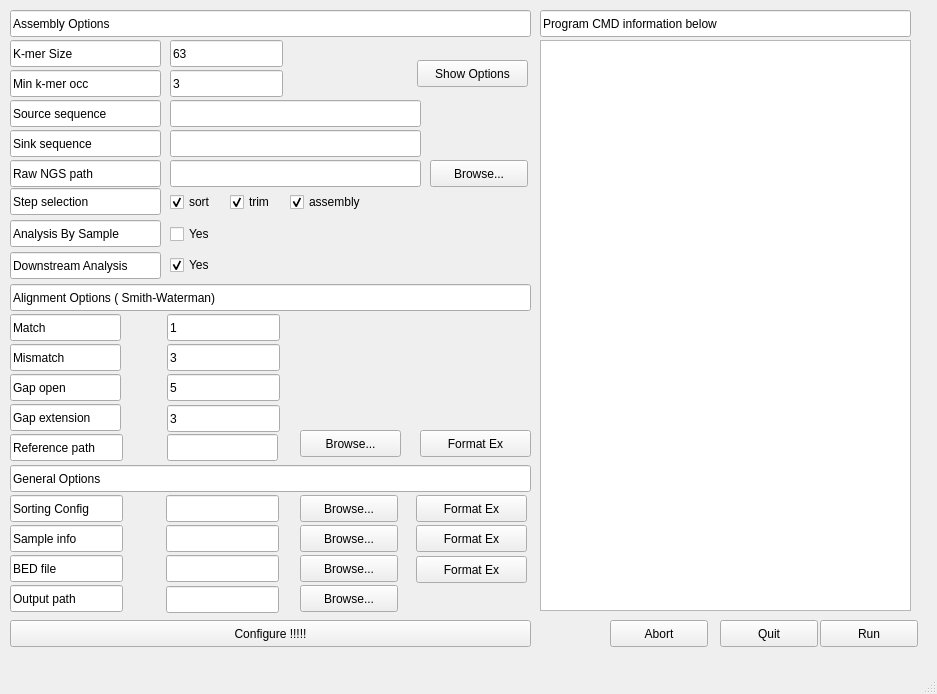
<?xml version="1.0" encoding="UTF-8"?>
<ui version="4.0">
 <class>MainWindow</class>
 <widget class="QMainWindow" name="MainWindow">
  <property name="geometry">
   <rect>
    <x>0</x>
    <y>0</y>
    <width>937</width>
    <height>694</height>
   </rect>
  </property>
  <property name="windowTitle">
   <string>TnSuite</string>
  </property>
  <widget class="QWidget" name="centralwidget">
   <widget class="QLineEdit" name="lineEdit">
    <property name="geometry">
     <rect>
      <x>10</x>
      <y>40</y>
      <width>151</width>
      <height>27</height>
     </rect>
    </property>
    <property name="text">
     <string>K-mer Size</string>
    </property>
    <property name="readOnly">
     <bool>true</bool>
    </property>
   </widget>
   <widget class="QLineEdit" name="lineEdit_2">
    <property name="geometry">
     <rect>
      <x>10</x>
      <y>314</y>
      <width>111</width>
      <height>27</height>
     </rect>
    </property>
    <property name="text">
     <string>Match</string>
    </property>
    <property name="readOnly">
     <bool>true</bool>
    </property>
   </widget>
   <widget class="QLineEdit" name="lineEdit_3">
    <property name="geometry">
     <rect>
      <x>10</x>
      <y>10</y>
      <width>521</width>
      <height>27</height>
     </rect>
    </property>
    <property name="text">
     <string>Assembly Options</string>
    </property>
    <property name="readOnly">
     <bool>true</bool>
    </property>
   </widget>
   <widget class="QLineEdit" name="lineEdit_4">
    <property name="geometry">
     <rect>
      <x>10</x>
      <y>344</y>
      <width>111</width>
      <height>27</height>
     </rect>
    </property>
    <property name="text">
     <string>Mismatch</string>
    </property>
    <property name="readOnly">
     <bool>true</bool>
    </property>
   </widget>
   <widget class="QLineEdit" name="lineEdit_5">
    <property name="geometry">
     <rect>
      <x>10</x>
      <y>284</y>
      <width>521</width>
      <height>27</height>
     </rect>
    </property>
    <property name="text">
     <string>Alignment Options ( Smith-Waterman)</string>
    </property>
    <property name="readOnly">
     <bool>true</bool>
    </property>
   </widget>
   <widget class="QLineEdit" name="lineEdit_6">
    <property name="geometry">
     <rect>
      <x>170</x>
      <y>40</y>
      <width>113</width>
      <height>27</height>
     </rect>
    </property>
    <property name="text">
     <string>63</string>
    </property>
   </widget>
   <widget class="QLineEdit" name="lineEdit_7">
    <property name="geometry">
     <rect>
      <x>10</x>
      <y>100</y>
      <width>151</width>
      <height>27</height>
     </rect>
    </property>
    <property name="text">
     <string>Source sequence</string>
    </property>
    <property name="readOnly">
     <bool>true</bool>
    </property>
   </widget>
   <widget class="QLineEdit" name="lineEdit_8">
    <property name="geometry">
     <rect>
      <x>10</x>
      <y>130</y>
      <width>151</width>
      <height>27</height>
     </rect>
    </property>
    <property name="text">
     <string>Sink sequence</string>
    </property>
    <property name="readOnly">
     <bool>true</bool>
    </property>
   </widget>
   <widget class="QLineEdit" name="lineEdit_9">
    <property name="geometry">
     <rect>
      <x>170</x>
      <y>100</y>
      <width>251</width>
      <height>27</height>
     </rect>
    </property>
   </widget>
   <widget class="QLineEdit" name="lineEdit_10">
    <property name="geometry">
     <rect>
      <x>170</x>
      <y>130</y>
      <width>251</width>
      <height>27</height>
     </rect>
    </property>
   </widget>
   <widget class="QLineEdit" name="lineEdit_11">
    <property name="geometry">
     <rect>
      <x>10</x>
      <y>374</y>
      <width>111</width>
      <height>27</height>
     </rect>
    </property>
    <property name="text">
     <string>Gap open</string>
    </property>
    <property name="readOnly">
     <bool>true</bool>
    </property>
   </widget>
   <widget class="QLineEdit" name="lineEdit_12">
    <property name="geometry">
     <rect>
      <x>10</x>
      <y>404</y>
      <width>111</width>
      <height>27</height>
     </rect>
    </property>
    <property name="text">
     <string>Gap extension</string>
    </property>
    <property name="readOnly">
     <bool>true</bool>
    </property>
   </widget>
   <widget class="QLineEdit" name="lineEdit_13">
    <property name="geometry">
     <rect>
      <x>167</x>
      <y>314</y>
      <width>113</width>
      <height>27</height>
     </rect>
    </property>
    <property name="text">
     <string>1</string>
    </property>
   </widget>
   <widget class="QLineEdit" name="lineEdit_14">
    <property name="geometry">
     <rect>
      <x>167</x>
      <y>344</y>
      <width>113</width>
      <height>27</height>
     </rect>
    </property>
    <property name="text">
     <string>3</string>
    </property>
   </widget>
   <widget class="QLineEdit" name="lineEdit_15">
    <property name="geometry">
     <rect>
      <x>167</x>
      <y>374</y>
      <width>113</width>
      <height>27</height>
     </rect>
    </property>
    <property name="text">
     <string>5</string>
    </property>
   </widget>
   <widget class="QLineEdit" name="lineEdit_16">
    <property name="geometry">
     <rect>
      <x>167</x>
      <y>405</y>
      <width>113</width>
      <height>27</height>
     </rect>
    </property>
    <property name="text">
     <string>3</string>
    </property>
   </widget>
   <widget class="QLineEdit" name="lineEdit_17">
    <property name="geometry">
     <rect>
      <x>10</x>
      <y>434</y>
      <width>113</width>
      <height>27</height>
     </rect>
    </property>
    <property name="text">
     <string>Reference path</string>
    </property>
    <property name="readOnly">
     <bool>true</bool>
    </property>
   </widget>
   <widget class="QLineEdit" name="lineEdit_18">
    <property name="geometry">
     <rect>
      <x>167</x>
      <y>434</y>
      <width>111</width>
      <height>27</height>
     </rect>
    </property>
    <property name="text">
     <string/>
    </property>
   </widget>
   <widget class="QLineEdit" name="lineEdit_19">
    <property name="geometry">
     <rect>
      <x>10</x>
      <y>160</y>
      <width>151</width>
      <height>27</height>
     </rect>
    </property>
    <property name="text">
     <string>Raw NGS path</string>
    </property>
    <property name="readOnly">
     <bool>true</bool>
    </property>
   </widget>
   <widget class="QLineEdit" name="lineEdit_20">
    <property name="geometry">
     <rect>
      <x>170</x>
      <y>160</y>
      <width>251</width>
      <height>27</height>
     </rect>
    </property>
   </widget>
   <widget class="QLineEdit" name="lineEdit_21">
    <property name="geometry">
     <rect>
      <x>10</x>
      <y>465</y>
      <width>521</width>
      <height>27</height>
     </rect>
    </property>
    <property name="text">
     <string>General Options</string>
    </property>
    <property name="readOnly">
     <bool>true</bool>
    </property>
   </widget>
   <widget class="QPushButton" name="pushButton">
    <property name="geometry">
     <rect>
      <x>430</x>
      <y>160</y>
      <width>98</width>
      <height>27</height>
     </rect>
    </property>
    <property name="text">
     <string>Browse...</string>
    </property>
   </widget>
   <widget class="QPushButton" name="pushButton_2">
    <property name="geometry">
     <rect>
      <x>300</x>
      <y>430</y>
      <width>101</width>
      <height>27</height>
     </rect>
    </property>
    <property name="text">
     <string>Browse...</string>
    </property>
   </widget>
   <widget class="QLineEdit" name="lineEdit_22">
    <property name="geometry">
     <rect>
      <x>10</x>
      <y>495</y>
      <width>113</width>
      <height>27</height>
     </rect>
    </property>
    <property name="text">
     <string>Sorting Config</string>
    </property>
    <property name="readOnly">
     <bool>true</bool>
    </property>
   </widget>
   <widget class="QLineEdit" name="lineEdit_23">
    <property name="geometry">
     <rect>
      <x>166</x>
      <y>495</y>
      <width>113</width>
      <height>27</height>
     </rect>
    </property>
    <property name="text">
     <string/>
    </property>
   </widget>
   <widget class="QPushButton" name="pushButton_3">
    <property name="geometry">
     <rect>
      <x>300</x>
      <y>495</y>
      <width>98</width>
      <height>27</height>
     </rect>
    </property>
    <property name="text">
     <string>Browse...</string>
    </property>
   </widget>
   <widget class="QLineEdit" name="lineEdit_24">
    <property name="geometry">
     <rect>
      <x>10</x>
      <y>525</y>
      <width>113</width>
      <height>27</height>
     </rect>
    </property>
    <property name="text">
     <string>Sample info</string>
    </property>
    <property name="readOnly">
     <bool>true</bool>
    </property>
   </widget>
   <widget class="QLineEdit" name="lineEdit_25">
    <property name="geometry">
     <rect>
      <x>166</x>
      <y>525</y>
      <width>113</width>
      <height>27</height>
     </rect>
    </property>
    <property name="text">
     <string/>
    </property>
   </widget>
   <widget class="QPushButton" name="pushButton_4">
    <property name="geometry">
     <rect>
      <x>300</x>
      <y>525</y>
      <width>98</width>
      <height>27</height>
     </rect>
    </property>
    <property name="text">
     <string>Browse...</string>
    </property>
   </widget>
   <widget class="QPushButton" name="pushButton_5">
    <property name="geometry">
     <rect>
      <x>10</x>
      <y>620</y>
      <width>521</width>
      <height>27</height>
     </rect>
    </property>
    <property name="text">
     <string>Configure !!!!!</string>
    </property>
   </widget>
   <widget class="QLineEdit" name="lineEdit_26">
    <property name="geometry">
     <rect>
      <x>10</x>
      <y>188</y>
      <width>151</width>
      <height>27</height>
     </rect>
    </property>
    <property name="text">
     <string>Step selection</string>
    </property>
    <property name="readOnly">
     <bool>true</bool>
    </property>
   </widget>
   <widget class="QCheckBox" name="checkBox">
    <property name="geometry">
     <rect>
      <x>170</x>
      <y>191</y>
      <width>61</width>
      <height>22</height>
     </rect>
    </property>
    <property name="text">
     <string>sort</string>
    </property>
    <property name="checked">
     <bool>true</bool>
    </property>
   </widget>
   <widget class="QCheckBox" name="checkBox_2">
    <property name="geometry">
     <rect>
      <x>230</x>
      <y>191</y>
      <width>61</width>
      <height>22</height>
     </rect>
    </property>
    <property name="text">
     <string>trim</string>
    </property>
    <property name="checked">
     <bool>true</bool>
    </property>
   </widget>
   <widget class="QCheckBox" name="checkBox_3">
    <property name="geometry">
     <rect>
      <x>290</x>
      <y>191</y>
      <width>101</width>
      <height>22</height>
     </rect>
    </property>
    <property name="text">
     <string>assembly</string>
    </property>
    <property name="checked">
     <bool>true</bool>
    </property>
   </widget>
   <widget class="QPushButton" name="pushButton_6">
    <property name="geometry">
     <rect>
      <x>300</x>
      <y>555</y>
      <width>98</width>
      <height>27</height>
     </rect>
    </property>
    <property name="text">
     <string>Browse...</string>
    </property>
   </widget>
   <widget class="QLineEdit" name="lineEdit_27">
    <property name="geometry">
     <rect>
      <x>10</x>
      <y>555</y>
      <width>113</width>
      <height>27</height>
     </rect>
    </property>
    <property name="text">
     <string>BED file</string>
    </property>
    <property name="readOnly">
     <bool>true</bool>
    </property>
   </widget>
   <widget class="QLineEdit" name="lineEdit_28">
    <property name="geometry">
     <rect>
      <x>166</x>
      <y>555</y>
      <width>113</width>
      <height>27</height>
     </rect>
    </property>
    <property name="text">
     <string/>
    </property>
   </widget>
   <widget class="QPushButton" name="pushButton_7">
    <property name="geometry">
     <rect>
      <x>820</x>
      <y>620</y>
      <width>98</width>
      <height>27</height>
     </rect>
    </property>
    <property name="text">
     <string>Run</string>
    </property>
   </widget>
   <widget class="QPushButton" name="pushButton_8">
    <property name="geometry">
     <rect>
      <x>720</x>
      <y>620</y>
      <width>98</width>
      <height>27</height>
     </rect>
    </property>
    <property name="text">
     <string>Quit</string>
    </property>
   </widget>
   <widget class="QTextEdit" name="textEdit">
    <property name="geometry">
     <rect>
      <x>540</x>
      <y>40</y>
      <width>371</width>
      <height>571</height>
     </rect>
    </property>
   </widget>
   <widget class="QLineEdit" name="lineEdit_29">
    <property name="geometry">
     <rect>
      <x>540</x>
      <y>10</y>
      <width>371</width>
      <height>27</height>
     </rect>
    </property>
    <property name="text">
     <string>Program CMD information below</string>
    </property>
    <property name="readOnly">
     <bool>true</bool>
    </property>
   </widget>
   <widget class="QLineEdit" name="lineEdit_30">
    <property name="geometry">
     <rect>
      <x>10</x>
      <y>70</y>
      <width>151</width>
      <height>27</height>
     </rect>
    </property>
    <property name="text">
     <string>Min k-mer occ</string>
    </property>
    <property name="readOnly">
     <bool>true</bool>
    </property>
   </widget>
   <widget class="QLineEdit" name="lineEdit_31">
    <property name="geometry">
     <rect>
      <x>170</x>
      <y>70</y>
      <width>113</width>
      <height>27</height>
     </rect>
    </property>
    <property name="text">
     <string>3</string>
    </property>
   </widget>
   <widget class="QLineEdit" name="lineEdit_32">
    <property name="geometry">
     <rect>
      <x>10</x>
      <y>585</y>
      <width>113</width>
      <height>27</height>
     </rect>
    </property>
    <property name="text">
     <string>Output path</string>
    </property>
    <property name="readOnly">
     <bool>true</bool>
    </property>
   </widget>
   <widget class="QLineEdit" name="lineEdit_33">
    <property name="geometry">
     <rect>
      <x>166</x>
      <y>586</y>
      <width>113</width>
      <height>27</height>
     </rect>
    </property>
    <property name="text">
     <string/>
    </property>
   </widget>
   <widget class="QPushButton" name="pushButton_9">
    <property name="geometry">
     <rect>
      <x>300</x>
      <y>585</y>
      <width>98</width>
      <height>27</height>
     </rect>
    </property>
    <property name="text">
     <string>Browse...</string>
    </property>
   </widget>
   <widget class="QLineEdit" name="lineEdit_34">
    <property name="geometry">
     <rect>
      <x>10</x>
      <y>220</y>
      <width>151</width>
      <height>27</height>
     </rect>
    </property>
    <property name="text">
     <string>Analysis By Sample</string>
    </property>
    <property name="readOnly">
     <bool>true</bool>
    </property>
   </widget>
   <widget class="QCheckBox" name="checkBox_4">
    <property name="geometry">
     <rect>
      <x>170</x>
      <y>223</y>
      <width>97</width>
      <height>22</height>
     </rect>
    </property>
    <property name="text">
     <string>Yes</string>
    </property>
   </widget>
   <widget class="QLineEdit" name="lineEdit_35">
    <property name="geometry">
     <rect>
      <x>10</x>
      <y>252</y>
      <width>151</width>
      <height>27</height>
     </rect>
    </property>
    <property name="text">
     <string>Downstream Analysis</string>
    </property>
    <property name="readOnly">
     <bool>true</bool>
    </property>
   </widget>
   <widget class="QCheckBox" name="checkBox_5">
    <property name="geometry">
     <rect>
      <x>170</x>
      <y>254</y>
      <width>97</width>
      <height>22</height>
     </rect>
    </property>
    <property name="text">
     <string>Yes</string>
    </property>
    <property name="checked">
     <bool>true</bool>
    </property>
   </widget>
   <widget class="QPushButton" name="pushButton_12">
    <property name="geometry">
     <rect>
      <x>416</x>
      <y>495</y>
      <width>111</width>
      <height>27</height>
     </rect>
    </property>
    <property name="text">
     <string>Format Ex</string>
    </property>
   </widget>
   <widget class="QPushButton" name="pushButton_13">
    <property name="geometry">
     <rect>
      <x>416</x>
      <y>525</y>
      <width>111</width>
      <height>27</height>
     </rect>
    </property>
    <property name="text">
     <string>Format Ex</string>
    </property>
   </widget>
   <widget class="QPushButton" name="pushButton_14">
    <property name="geometry">
     <rect>
      <x>416</x>
      <y>556</y>
      <width>111</width>
      <height>27</height>
     </rect>
    </property>
    <property name="text">
     <string>Format Ex</string>
    </property>
   </widget>
   <widget class="QPushButton" name="pushButton_15">
    <property name="geometry">
     <rect>
      <x>610</x>
      <y>620</y>
      <width>98</width>
      <height>27</height>
     </rect>
    </property>
    <property name="text">
     <string>Abort</string>
    </property>
   </widget>
   <widget class="QPushButton" name="pushButton_16">
    <property name="geometry">
     <rect>
      <x>420</x>
      <y>430</y>
      <width>111</width>
      <height>27</height>
     </rect>
    </property>
    <property name="text">
     <string>Format Ex</string>
    </property>
   </widget>
   <widget class="QPushButton" name="pushButton_10">
    <property name="geometry">
     <rect>
      <x>417</x>
      <y>60</y>
      <width>111</width>
      <height>27</height>
     </rect>
    </property>
    <property name="text">
     <string>Show Options</string>
    </property>
   </widget>
  </widget>
  <widget class="QMenuBar" name="menubar">
   <property name="geometry">
    <rect>
     <x>0</x>
     <y>0</y>
     <width>937</width>
     <height>25</height>
    </rect>
   </property>
  </widget>
  <widget class="QStatusBar" name="statusbar"/>
 </widget>
 <resources/>
 <connections/>
</ui>
